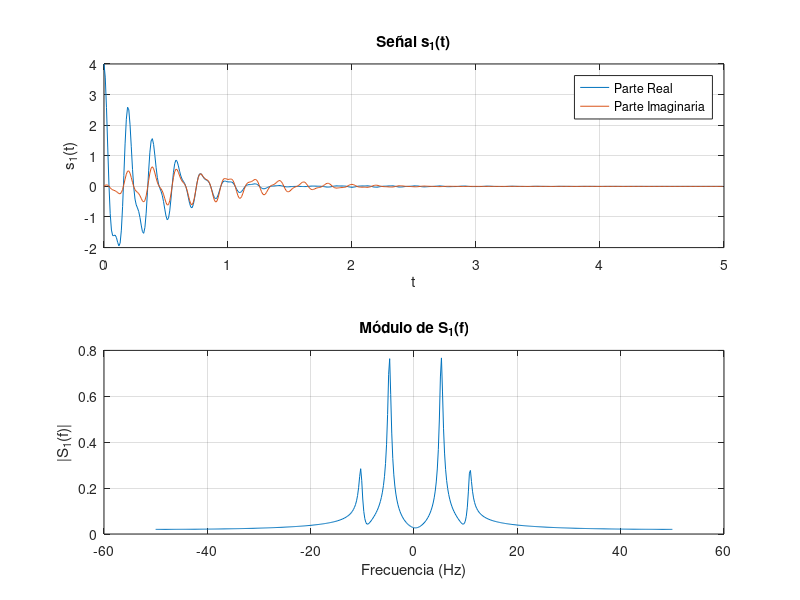
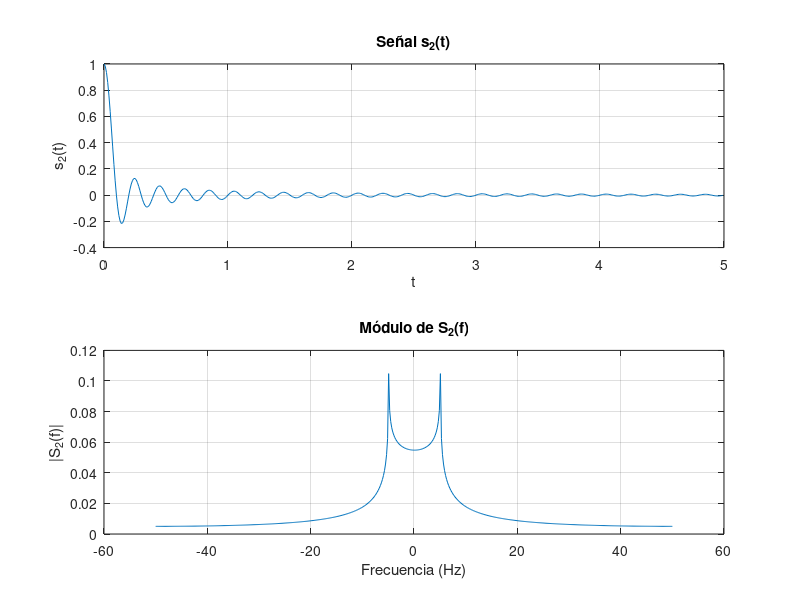
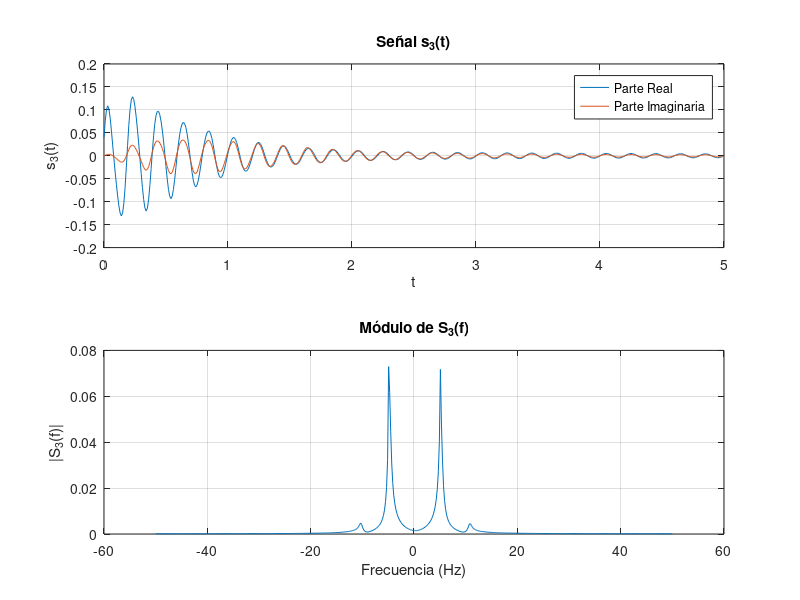

Recreate these plots in MATLAB, in order.
%%
%Author: 
%  ___                                                       _     __      
% /\_ \                                                    /' \  /'_ `\    
% \//\ \   __  __   ___     __      ____   ___ ___   _ __ /\_, \/\ \L\ \   
%   \ \ \ /\ \/\ \ /'___\ /'__`\   /',__\/' __` __`\/\`'__\/_/\ \ \___, \  
%    \_\ \\ \ \_\ /\ \__//\ \L\.\_/\__, `/\ \/\ \/\ \ \ \/   \ \ \/__,/\ \ 
%    /\____\ \____\ \____\ \__/.\_\/\____\ \_\ \_\ \_\ \_\    \ \_\   \ \_\
%    \/____/\/___/ \/____/\/__/\/_/\/___/ \/_/\/_/\/_/\/_/     \/_/    \/_/
%%
clear; 
close all;
clc;

%%
% a)
inct = 0.01;
T = 5;
t = 0:inct:T-inct;

s1_t = exp( (-2 + 1i)*t ) .* ( sin( 21*pi*t +pi/2 ) + 3*cos( 10*pi*t )  );

% Transformada:
N= 500; % Elegir N de tal manera que T = N * inct
incw = 2*pi/((N-1)*inct); % Calcula w (rad/s)
w = -pi/inct:incw:pi/inct;

% Calcular la Transformada de Fourier continua
S1_f = fftshift(fft(s1_t)*inct);
f = w./(2*pi);

% Graficando la s1(t) y el módulo de S1(f):
figure;

subplot(2,1,1)
plot(t, real(s1_t))
hold on
plot(t, imag(s1_t))
hold off
xlabel('t')
ylabel('s_1(t)')
title('Señal s_1(t)')
grid on
legend('Parte Real', 'Parte Imaginaria');

subplot(2,1,2)
plot(f, abs(S1_f))
xlabel('Frecuencia (Hz)')
ylabel('|S_1(f)|')
title('Módulo de S_1(f)')
grid on

% Energía de s1(t):
E_s1_t = inct * sum(abs(s1_t).^2);

% Hallar la w tal que |Xw| sea máximo:
[~, ind_max] = max(abs(S1_f));
frecuencia_maxima = w(ind_max);

%%
% b)
N2 = 500; % Elegir N de tal manera que T = N * inct
s2_t = sinc(10*t);

incw2 = 2*pi/((N2-1)*inct); 
w2 = -pi/inct:incw2:pi/inct;
f2 = w2./(2*pi);

% Calcular la Transformada de Fourier continua
S2_f = fftshift(fft(s2_t)*inct);

figure;

subplot(2,1,1)
plot(t, s2_t)
xlabel('t')
ylabel('s_2(t)')
title('Señal s_2(t)')
grid on

subplot(2,1,2)
plot(f2, abs(S2_f))
xlabel('Frecuencia (Hz)')
ylabel('|S_2(f)|')
title('Módulo de S_2(f)')
grid on

%%
%
E_s2_t = inct * sum(abs(s2_t).^2);

%%
% Apartado c)
% Debemos utilizar la propiedad x(t)*h(t) -> (FT) X(f) . H(f)
S3_f = S1_f .* S2_f;

% Ahora hacemos la transformada inversa para recuperar s3(t):
s3_t = ifft(ifftshift(S3_f)/inct);

% Graficamos:

figure;

subplot(2,1,1)
plot(t, real(s3_t));
hold on
plot(t, imag(s3_t));
xlabel('t')
ylabel('s_3(t)')
title('Señal s_3(t)')
grid on
legend('Parte Real', 'Parte Imaginaria');

subplot(2,1,2)
plot(f, abs(S3_f))
xlabel('Frecuencia (Hz)')
ylabel('|S_3(f)|')
title('Módulo de S_3(f)')
grid on

E_s3_t = inct * sum(abs(s3_t).^2);
